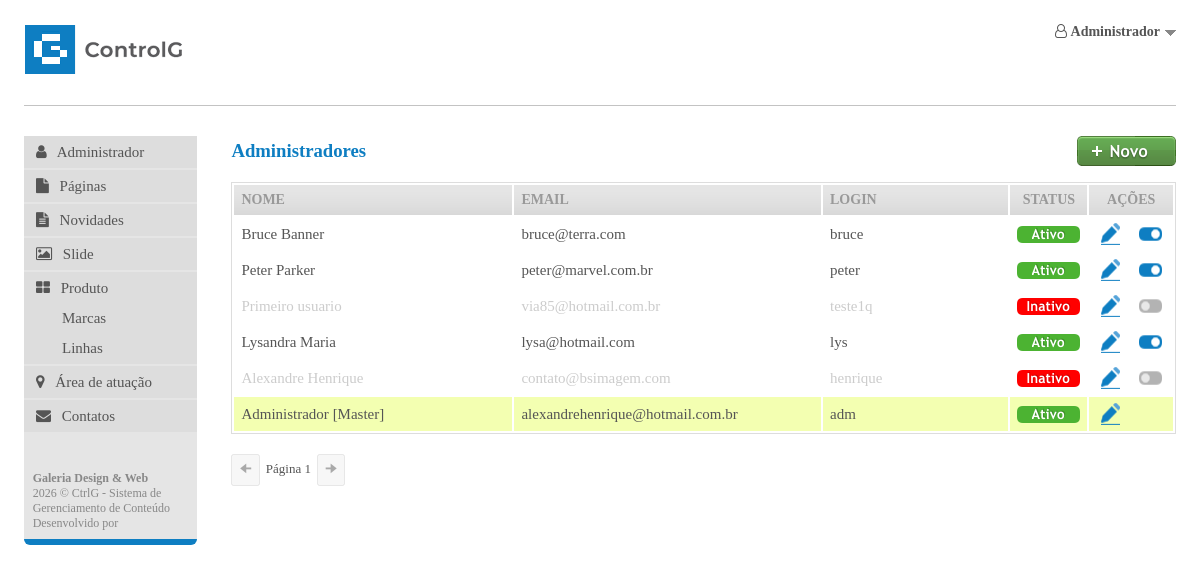
/controlg/painel/index.php?id=2 (signed in), run on the app's committed database.
### tables this page shows
CREATE TABLE `tb_usuarios` (
  `id` int(11) NOT NULL,
  `nome` varchar(100) DEFAULT NULL,
  `email` varchar(60) DEFAULT NULL,
  `tipo` varchar(30) DEFAULT NULL,
  `login` varchar(30) DEFAULT NULL,
  `senha` varchar(50) DEFAULT NULL,
  `status` varchar(10) NOT NULL
);

### controlg/painel/modulos/usuario/index.php (the view, shortened to what this page needs)
<?php
$idUserSession =  $_SESSION['idUsuarioLogado'];
$tipoUserSession =  $_SESSION['tipoUsuarioLogado'];
?>
<span id="btnNovo">
	<a href="index.php?id=2.1" title="Novo">
		<img src="imgs/novo.png" class="btnovo" alt="Novo" />
	</a>
</span>
<h3><?php echo $titulo; ?></h3>
<table id="minhaTabela">
	<thead>
		<tr>
			<th width="30%" class="th">NOME</th>
			<th width="33%" class="th">EMAIL</th>
			<th width="20%" class="th">LOGIN</th>
			<th width="8%" class="th center">STATUS</th>
			<th width="9%" class="th center">AÇÕES</th>
		</tr>
	</thead>
	<tbody id="corpoTabela">
		<?php
		include($_SERVER['DOCUMENT_ROOT'] . '/next/controlg/config/conecta.php');
		if ($tipoUserSession == 1) {
			$sql = "SELECT * FROM tb_usuarios ORDER BY id DESC";
		} else {
			$sql = "SELECT * FROM tb_usuarios WHERE id='$idUserSession' AND tipo='2' LIMIT 1";
		}
		$cons = $conexao->query($sql) or die($conexao->error);
		while ($row = $cons->fetch_array()) {
			$id		= 	$row['id'];
			$nome	=	$row['nome'];
			$email	=	$row['email'];
			$login	=	$row['login'];
			$tipo	=	$row['tipo'];
			$status	=	$row['status'];
			if ($status == "INATIVO") {
				$classInativo = "color:#ccc;'";
				$labelStatus = "<img src='imgs/fleg-inativo.png' alt='fleg status' class='center' />";
			} else {
				$classInativo = "";
				$labelStatus = "<img src='imgs/fleg-ativo.png' alt='fleg status' class='center' />";
			}
			$btedita = "<a title='Editar' href='index.php?id=2.2&u=$id'><img src='imgs/btn-editar.png' border='0' alt='editar' class='bt-editar btn-action' /></a>";
			$btexclui = "<a title='Desativar' href='index.php?id=2.4.1&u=$id&t=0'><img  src='imgs/btn-ativo.png' border='0' class='bt-excluir btn-action' /></a>";
			if ($tipoUserSession == $tipo) {
				$btexclui = "";
			} else if ($tipo == 0) {
				$btexclui = "<a title='Ativar' href='index.php?id=2.4.1&u=$id&t=2'><img  src='imgs/btn-inativo.png' border='0' class='bt-excluir btn-action' /></a>";
			}
			if ($idUserSession == $id) {
				if ($tipo == 1)
					$tipoLabel = "[Master]";
				else
					$tipoLabel = "";
				echo "<tr class='tupla' style='background:#f3ffb1;'>";
				echo "<td width='30%' align='left' class='txt'>$nome $tipoLabel</td>";
				echo "<td width='33%' align='left' class='txt'>$email</td>";
				echo "<td width='20%' align='left' class='txt'>$login</td>";
				echo "<td width='8%' align='left' class='txt'>$labelStatus</td>";
				echo "<td width='9%' align='left' class='txt'>$btedita $btexclui</td>";
				echo "</tr>";
			} else {
				echo "<tr class='tupla'>";
				echo "<td width='30%' align='left' style='$classInativo' class='txt'>$nome</td>";
				echo "<td width='33%' align='left' style='$classInativo' class='txt'>$email</td>";
				echo "<td width='20%' align='left' style='$classInativo' class='txt'>$login</td>";
				echo "<td width='8%' align='left' class='txt'>$labelStatus</td>";
				echo "<td width='9%' align='left' class='txt'>$btedita $btexclui</td>";
				echo "</tr>";
			}
		}
		?>
	</tbody>
</table>
<nav id="nav" class="box-paginacao">
	<button id="prev" onclick="mudarPagina(-1)">&#129032;</button>
	<span class="txtsimples" id="label">1</span>
	<button id="next" onclick="mudarPagina(1)">&#129034;</button>
</nav>

### controlg/painel/index.php (shortened to what this page needs)
<?php
include_once "routes.php";
?>
<!DOCTYPE html>
<html lang="pt-br">
<head>
	<link rel="stylesheet" href="css/painel.estilos.css" />
	<link rel="stylesheet" href="https://maxcdn.bootstrapcdn.com/font-awesome/4.4.0/css/font-awesome.min.css">
</head>
<body>
	<div id="box-conteudo">
		<section id="topo">
			<a href="index.php"><img src="imgs/logo-controlg.png" class='logo' alt="Logo" border="0" /></a>
			<div id="userLogout">
				<a href="#" style="float:right;color:#555; text-decoration:none;" onmouseover="aparece()" onmouseout="desaparece()">
					<i class="fa fa-user-o" aria-hidden="true"></i>
					<strong><?php echo  $_SESSION['nomeUsuarioLogado']; ?><div class="setaUser"></div></strong>
				</a>
			</div>
		</section>
		<section id="box-menu">
			<?php include("menu.php"); ?>
			<?php include("i_footer.php"); ?>
		</section>
		<section id="box-modulo">
			<?php cont(); ?>
		</section>
	</div>
</body>
</html>

### controlg/painel/menu.php (shortened to what this page needs)
<ul>
	<li>
		<a href="index.php?id=2" class="txtmenu">
			<i class="fa fa-user" aria-hidden="true"></i>
			Administrador
		</a>
	</li>
	<li>
		<a href="index.php?id=8" class="txtmenu">
			<i class="fa fa-file" aria-hidden="true"></i>
			Páginas
		</a>
	</li>
	<li>
		<a href="index.php?id=3" class="txtmenu">
			<i class="fa fa-file-text" aria-hidden="true"></i>
			Novidades
		</a>
	</li>
	<li>
		<a href="index.php?id=5" class="txtmenu">
			<i class="fa fa-picture-o" aria-hidden="true"></i>
			Slide
		</a>
	</li>
	<li>
		<a href="index.php?id=6" class="txtmenu">
			<i class="fa fa-th-large" aria-hidden="true"></i>
			Produto
		</a>
		<br />
		<a href="index.php?id=7" class="txtmenu">
			<span>Marcas</span>
		</a>
		<br />
		<a href="index.php?id=9" class="txtmenu">
			<span>Linhas</span>
		</a>
	</li>
	<li>
		<a href="index.php?id=10" class="txtmenu">
			<i class="fa fa-map-marker" aria-hidden="true"></i>
			Área de atuação
		</a>
	</li>
	<li>
		<a href="index.php?id=11" class="txtmenu">
			<i class="fa fa-envelope" aria-hidden="true"></i>
			Contatos
		</a>
	</li>
</ul>

### controlg/painel/i_footer.php
<div id="footer">
	<b>Galeria Design & Web</b><br />
	2026 &copy; CtrlG - Sistema de Gerenciamento de Conteúdo
	<br />Desenvolvido por
</div>

### controlg/painel/routes.php (shortened to what this page needs)
<?php
function cont()
{
	$id = $_GET["id"];
	switch (@$id) {
		case "2":
			$titulo = "Administradores";
			include("modulos/usuario/index.php");
			break;
	}
}

### controlg/painel/css/painel.estilos.css (style rules this page uses)
img { display: block; }
body { margin: 0; padding: 0; background-color: #fff; font-family: "Trebuchet MS", Tahoma; }
#topo { width: auto; height: 51px; display: block; border-bottom: 1px solid #c3c3c3; margin-bottom: 30px; padding-bottom: 30px; }
#box-conteudo { width: 96%; margin: 1%; padding: 1%; float: left; }
#box-modulo { width: 82%; float: right; margin-left: 3%; }
#box-menu { width: 15%; background: #e5e5e5; border-bottom: 6px solid #0e7ec2; border-radius: 6px; float: left; }
#footer { font: normal 12px "Trebuchet MS", Tahoma; color: #888; width: 90%; margin-top: 30px; padding: 5%; }
.logo { width: auto; float: left; }
#userLogout { height: 22px; width: auto; border: 0px solid #555; float: right; font-family: "Trebuchet MS", Tahoma; font-size: 14px; color: #666666; }
.btnovo { float: right; margin-bottom: 0px; border: 0; }
.bt-editar { width: 30px; height: 30px; float: left; }
.bt-excluir { width: 30px; height: 30px; float: right; }
h3 { color: #0e7ec2; padding: 0; margin: 0; margin-bottom: 20px; margin-top: 4px; }
.txtmenu { font-family: "Trebuchet MS", Tahoma; font-size: 15px; color: #555; text-decoration: none; }
.txtsimples { font-family: "Trebuchet MS", Tahoma; font-size: 13px; color: #555; text-decoration: none; padding: 0 2px; }
table { width: 100%; border: 1px solid #ddd; color: #666; font: normal 13px "Trebuchet MS", Tahoma; }
thead { background-image: url("../imgs/bg_topo_grid.png"); height: 30px; background-color: #e5e5e5; color: #999; font-size: 14px !important; margin-left: 6px; text-align: left; }
th { padding: 2px 7px; }
tr { padding: 20px 7px; }
tr.tupla { background-color: unset; color: #555; font-size: 15px !important; text-align: left; }
td { padding: 2px 7px; }
ul { list-style: none; list-style-type: none; padding: 0; color: #888; line-height: 30px; margin-top: 0; }
li { background-color: #ddd; margin-bottom: 2px; padding: 1px 12px; text-decoration: none; }
li span { margin-left: 26px; }
li i { margin-right: 7px; }
.box-paginacao { margin-top: 20px; text-align: left; color: #555; }
.box-paginacao button { padding: 3px 6px; color: #555; cursor: pointer; }
.setaUser { margin-left: 5px; font-size: 20px; float: right; margin-top: 3px; background-image: url(../imgs/setaUser.png); width: 11px; height: 11px; }
.center { text-align: center; margin: 0 auto; }

### data on the page
tb_usuarios: nome "Bruce Banner", email "bruce@terra.com", login "bruce"
tb_usuarios: nome "Peter Parker", email "peter@marvel.com.br", login "peter"
tb_usuarios: nome "Primeiro usuario", email "via85@hotmail.com.br", login "teste1q"
tb_usuarios: nome "Lysandra Maria", email "lysa@hotmail.com", login "lys"
tb_usuarios: nome "Alexandre Henrique", email "contato@bsimagem.com", login "henrique"
tb_usuarios: nome "Administrador", tipo "[Master]", email "alexandrehenrique@hotmail.com.br", login "adm"

### other printed values
$_SESSION['nomeUsuarioLogado'] "Administrador"
$titulo "Administradores"
